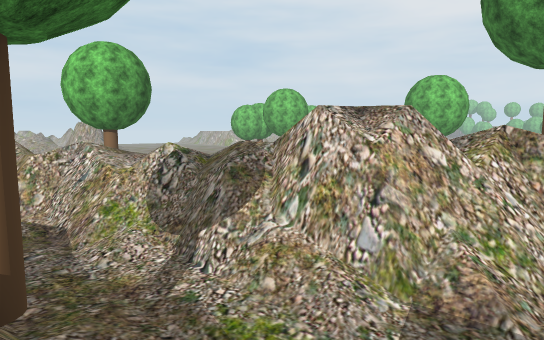
view 1 (above)

23 first-person views from a walk through a Unity game level. The camera is 1.2 m above the floor, tilts 6° down and sees 75° across. The floor is counted in squares, 2 m on a side. Each view is taken from the middle of a square. On the plan, view 1 faces up. The plan holds only what a view shows up to about 10 squares ahead; the rest is blank. The place goes on beyond the plan. Some trees and plants on the terrain are drawn as simple stand-ins. The player character is not drawn. Some animated figures are left out. Some surface patterns are stand-ins.

view 2
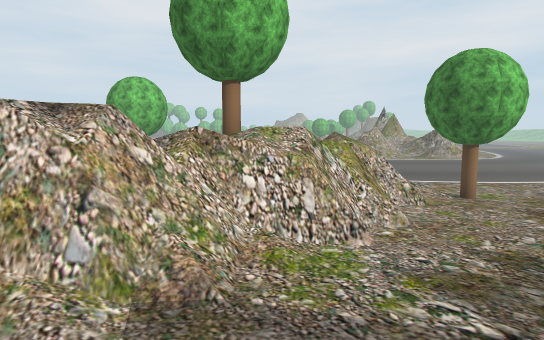

view 3
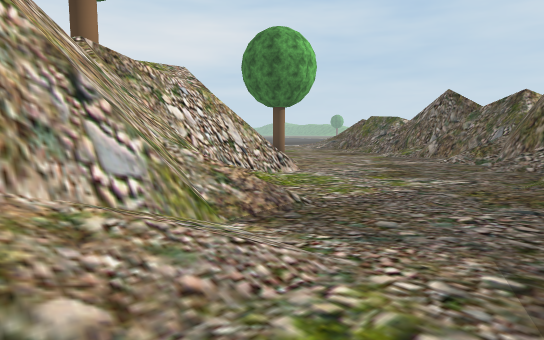

view 4
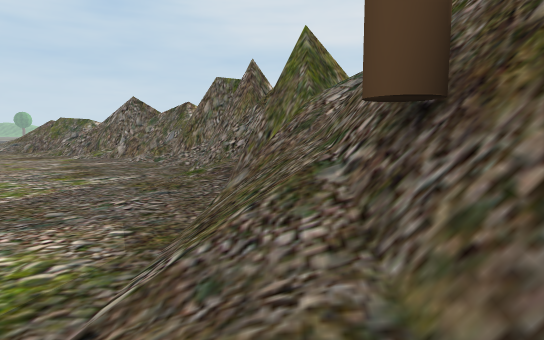

view 5
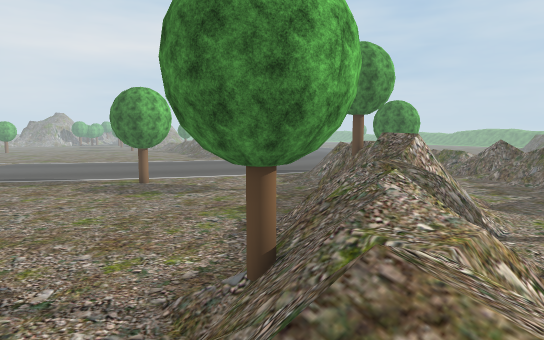

view 6
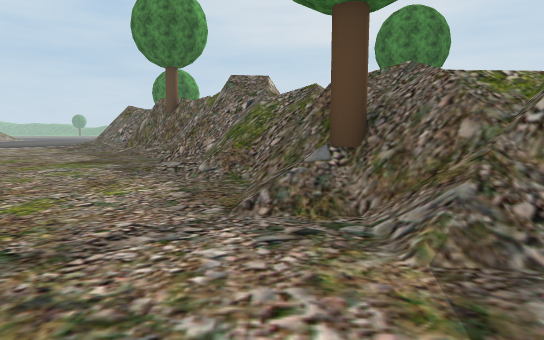

view 7
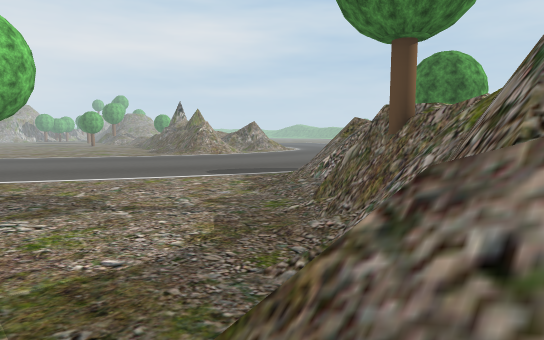

view 8
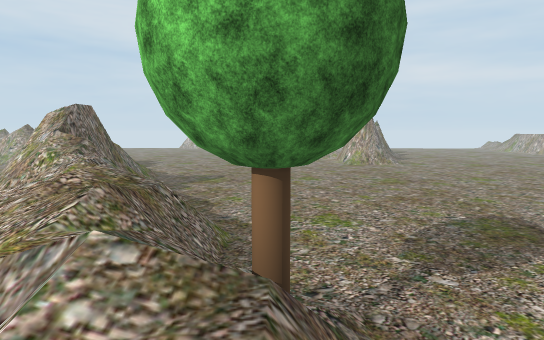

view 9
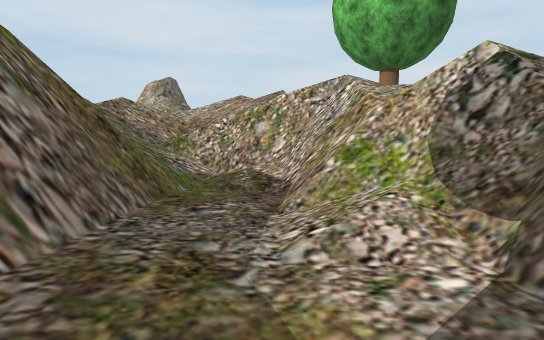

view 10
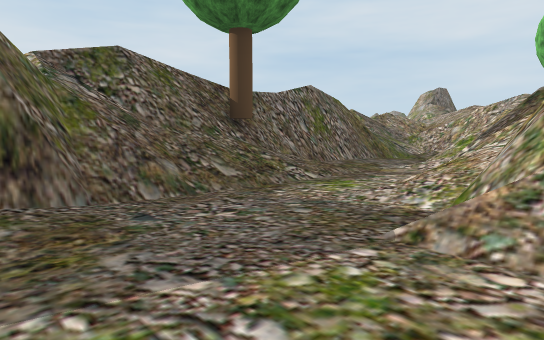

view 11
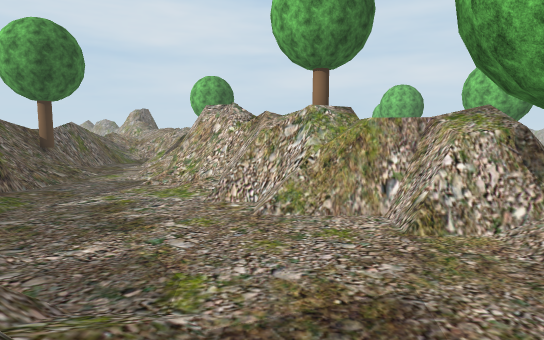

view 12
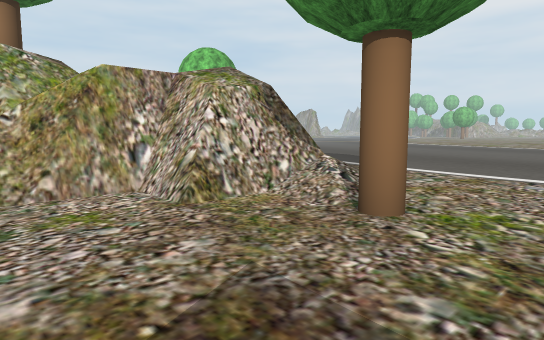

view 13
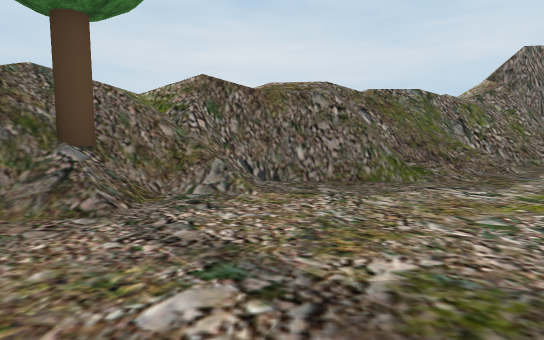

view 14
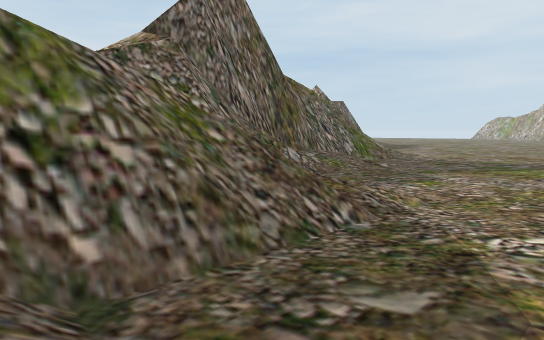

view 15
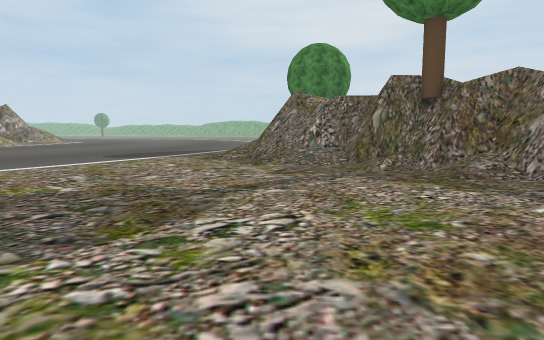

view 16
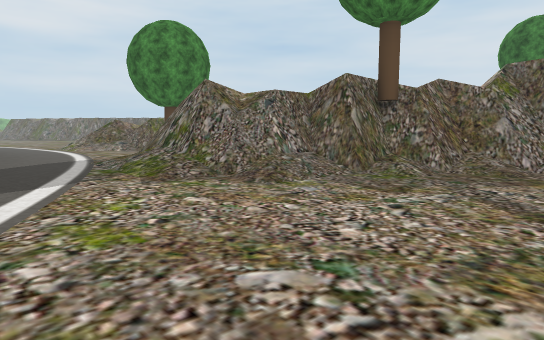

view 17
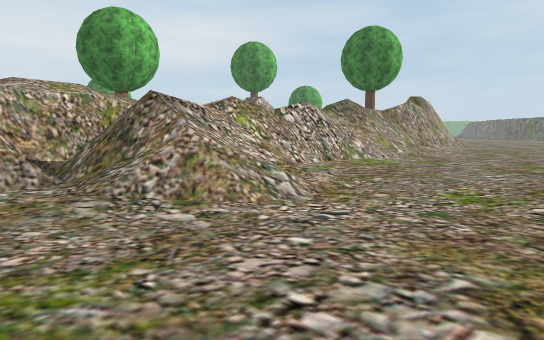

view 18
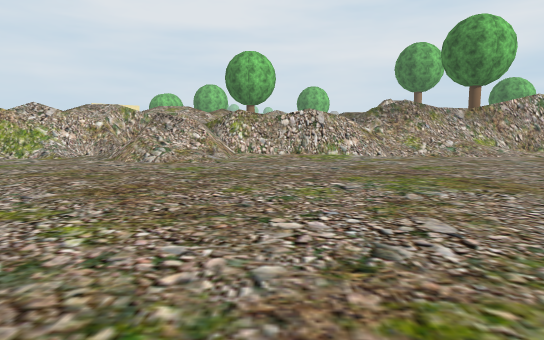

view 19
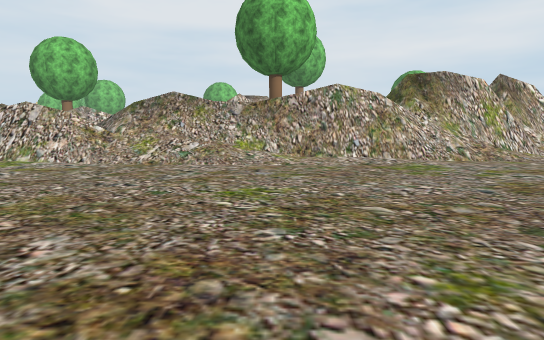

view 20
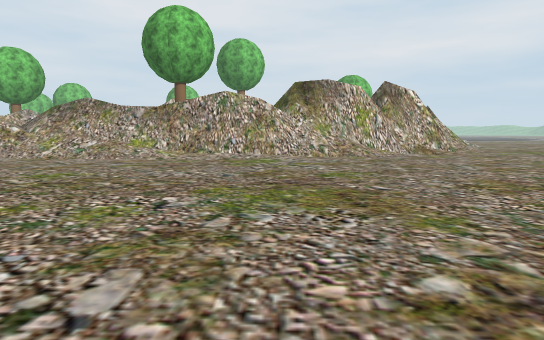

view 21
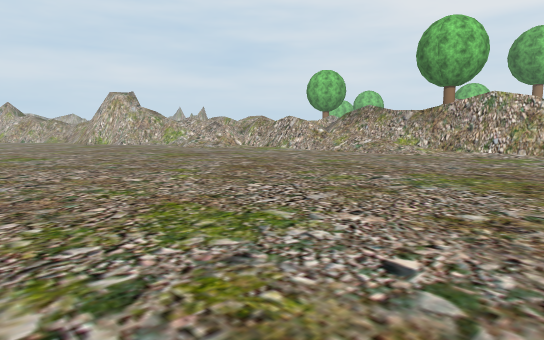

view 22
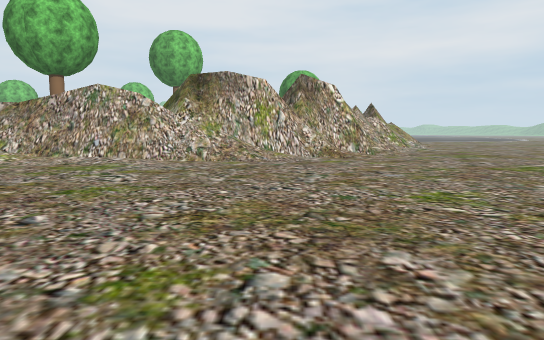

view 23
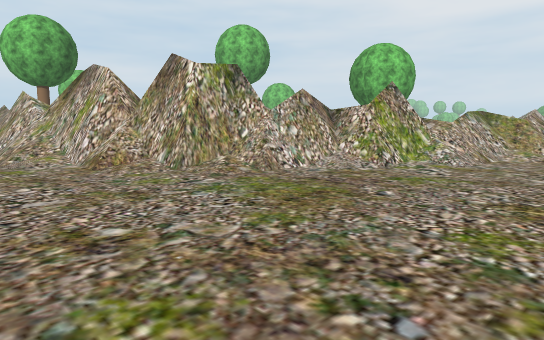

### Floor plan
Key: @ floor where view 1 was taken; # wall or solid block; . main floor; : floor 0.5 m higher than the main floor; / step, stairs or slope; = window, fence, low wall or low ledge; ^ raised ledge; v drop or lower ground; O other object.
Columns run from 17 left of view 1 to 10 right of it. Each row starts with its distance up from view 1.
 13 ##/../.....................
 12  ##////.....................
 11   ###//#///.................
 10    ^^/////#///..............
  9    #=//////#/O=///..........
  8     //////////=/////....///.
  7     ...#=///=/////#/##/////.
  6     ..//==//=//////#####//#/
  5    ...///#=/////=/v#=/////#/
  4     .../..==/#/.//==#vv/##=/
  3     .......//=#//.////#///.O
  2    ........./=/#:/..........
  1    ..........//=///.........
  0    .........../##@#//....//
 -1    .............### //////#/
 -2    ............../#######/#/
 -3     ............../######///
 -4      ..............///#//...
 -5       ......................
 -6        ....................
 -7        ....................
 -8         ..................
 -9          ... .....    ...
-10           .            .

Positions as (right, up) in squares from view 1, and headings:
1: (0, 0), facing up
2: (0, 0), facing up-right
3: (-1, 3), facing right
4: (-2, 3), facing down-right
5: (-8, 9), facing right
6: (-6, 12), facing down-right
7: (-1, 8), facing right
8: (-2, 7), facing up-left
9: (-1, 3), facing up-left
10: (4, 2), facing left
11: (10, -1), facing up-left
12: (9, 0), facing up
13: (-3, 13), facing down-left
14: (-9, 12), facing left
15: (2, 13), facing down-right
16: (7, 13), facing down
17: (-14, 5), facing right
18: (-14, -2), facing up-right
19: (-8, -5), facing up-right
20: (-7, -8), facing up-right
21: (-7, -10), facing up
22: (-4, -9), facing up-right
23: (6, -10), facing up
